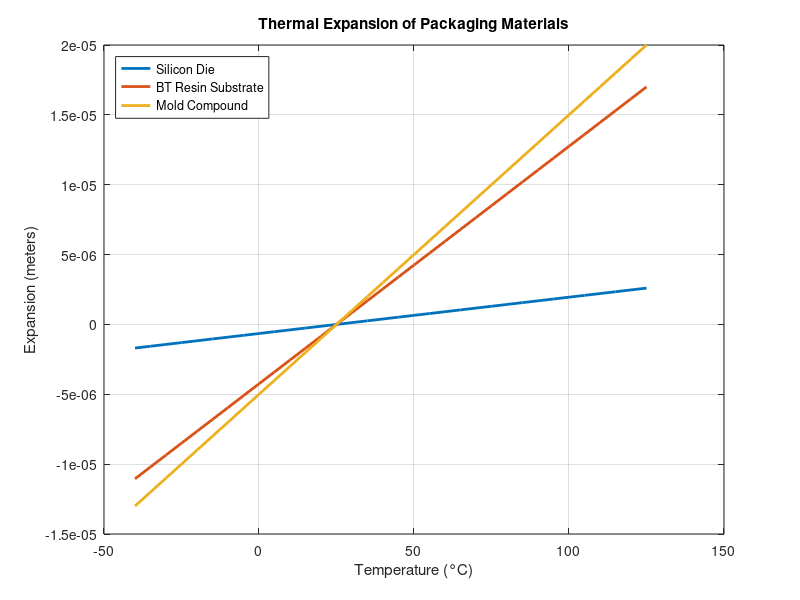
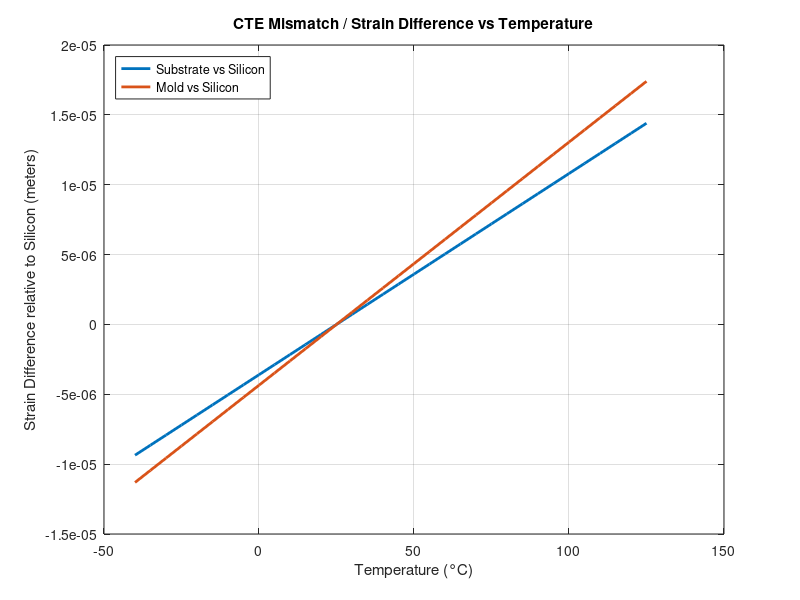

The MATLAB script that drew these images, in order: (Note: this script raises an error after producing the figures.)
%% Thermal Expansion & CTE Mismatch Study in IC Packaging
% Author: Your Name
% Description:
% Models thermal expansion behavior of silicon, substrate, and mold
% material across temperature range and analyzes strain mismatch
% leading to package warpage risk.

clear; clc; close all;

%% Material Properties (CTE in ppm/C)
materials = { ...
    'Silicon Die',        2.6;  ...
    'BT Resin Substrate', 17.0; ...
    'Mold Compound',      20.0; ...
};

L = 10e-3; % Package length (10 mm -> meters)

%% Temperature Range
T_ref = 25;                 % Reference temperature (C)
T = -40:5:125;              % Temperature sweep (C)
dT = T - T_ref;             % ΔT relative to reference

%% Compute Expansion
expansion = zeros(length(materials), length(T));

for i = 1:length(materials)
    cte = materials{i,2} * 1e-6; % Convert ppm/C -> 1/C
    expansion(i,:) = L .* cte .* dT;
end

%% Select Silicon as Reference Layer
silicon_exp = expansion(1,:);
strain_diff = expansion - silicon_exp;

%% --------- PLOTS ---------

%% Plot 1: Absolute Expansion vs Temperature
figure;
plot(T, expansion(1,:), 'LineWidth', 2); hold on;
plot(T, expansion(2,:), 'LineWidth', 2);
plot(T, expansion(3,:), 'LineWidth', 2);
grid on;
xlabel('Temperature (°C)');
ylabel('Expansion (meters)');
title('Thermal Expansion of Packaging Materials');
legend(materials(:,1), 'Location', 'northwest');

%% Plot 2: Strain Difference vs Temperature (Warpage Driver)
figure;
plot(T, strain_diff(2,:), 'LineWidth', 2); hold on;
plot(T, strain_diff(3,:), 'LineWidth', 2);
grid on;
xlabel('Temperature (°C)');
ylabel('Strain Difference relative to Silicon (meters)');
title('CTE Mismatch / Strain Difference vs Temperature');
legend('Substrate vs Silicon','Mold vs Silicon','Location','northwest');

%% Save Data & Figures
outputDir = "results";
if ~exist(outputDir, "dir")
    mkdir(outputDir);
end

writematrix([T' expansion'], "results/cte_expansion_data.csv");
saveas(1, "results/expansion_plot.png");
saveas(2, "results/strain_difference_plot.png");

disp("Simulation complete. Results saved in /results folder.");
